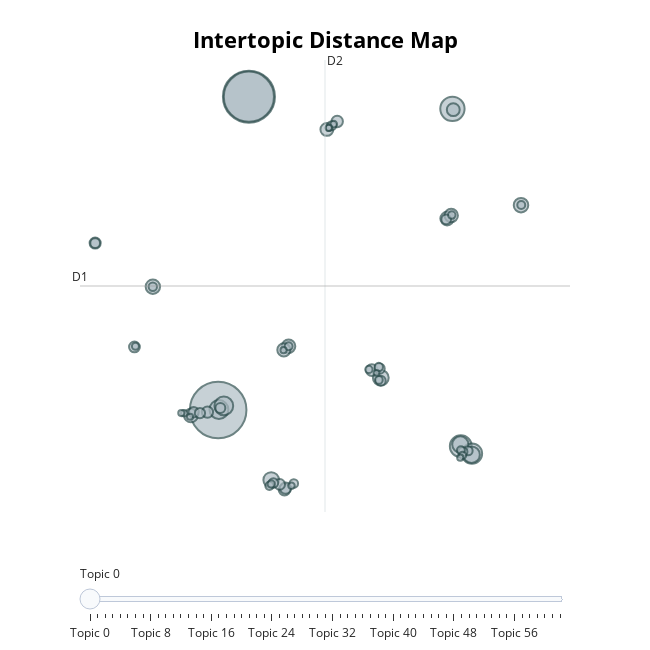

Here is the notebook cell this chart was saved with:
### Code cell
# Here for some vizualisaiton 
topic_model.visualize_topics()
# This gives the possiblity to see where topics are grouped together with.
